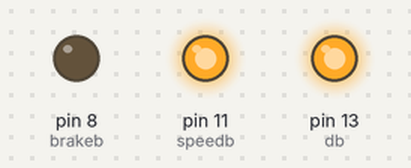
This sketch was run on a simulated Arduino Uno, built with avr-gcc and run on an emulated ATmega328P. Parts: output pins drawn as LEDs (lit = HIGH).

Above: at 0.1 s.
Timing chart, 0 to 1.6 s (numbered marks = the images above):
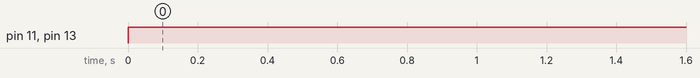

Measured:
- by itself, pin 11 (speedb), pin 13 (db): LOW → HIGH at 0.00 s

The sketch:

sketch_oct24a.ino
```cpp
int db = 13;
int speedb = 11;
int brakeb = 8;


void setup() {
  // put your setup code here, to run once:

  pinMode(db, OUTPUT);
  pinMode(speedb, OUTPUT);
  pinMode(brakeb, OUTPUT);

}

void loop() {
  // put your main code here, to run repeatedly:

  digitalWrite(db, HIGH);
  digitalWrite(brakeb, LOW);
  analogWrite(speedb, 255);


}
```
